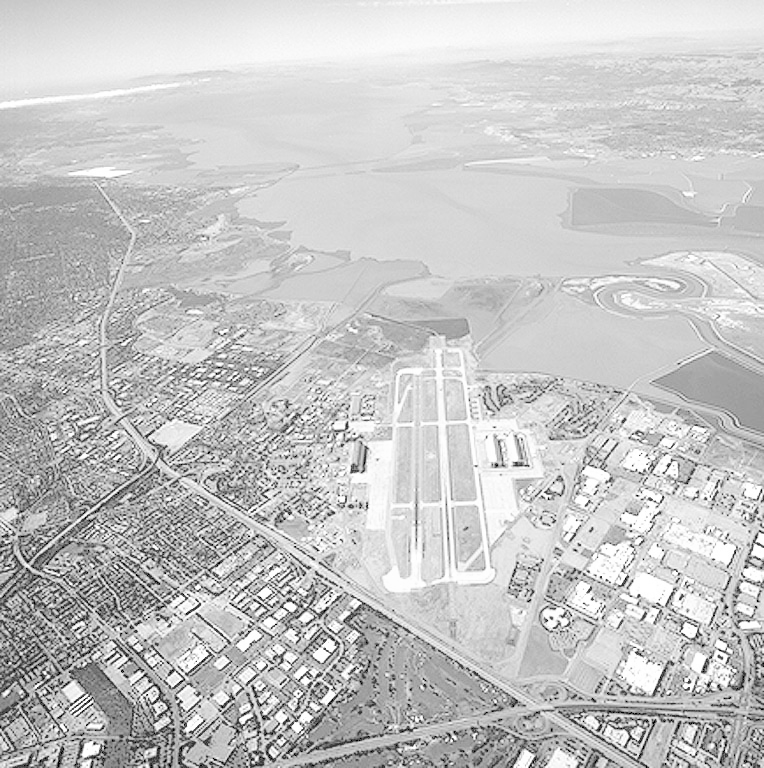
#> input picture Lista2/aerial_view.tif, 764 x 768 px, found by its file name
$ python cw5.py
#> lines starting #> are read from the running program, lines starting #| are printed output that depends on the picture
import cv2
import matplotlib.pyplot as plt
import numpy as np
from PIL import Image

def load_and_display_image(path):
#> called with path = 'Lista2/aerial_view.tif'
    img = Image.open(path)
#> img is the input picture: PIL image 764x768 L; min 0, max 255, mean 197.2
    plt.imshow(img)
    plt.title("Original Image")
    plt.axis("off")
    plt.show()

def plot_intensity(path, row, column):
#> called with path = 'Lista2/aerial_view.tif', row = 50, column = 250
    img_gray = Image.open(path).convert("L")
    arr = np.array(img_gray)

    plt.figure(figsize=(10, 10))
    title = "Image in Grayscale & Gray Intensity Plots"
    plt.suptitle(title)

    # increase the vertical gap between subplots:
    plt.subplots_adjust(hspace=0.7)

    plt.subplot(3, 1, 1)
    plt.imshow(img_gray, cmap="gray")
    plt.title("Image in Grayscale")
    plt.axis("off")

    plt.subplot(3, 1, 2)
    plt.plot(arr[row])
    plt.title(f"Horizontal Grayscale in row {row}")

    plt.subplot(3, 1, 3)
    plt.plot(arr[:, column])
    plt.title(f"Vertical Grayscale in column {column}")

    plt.show()
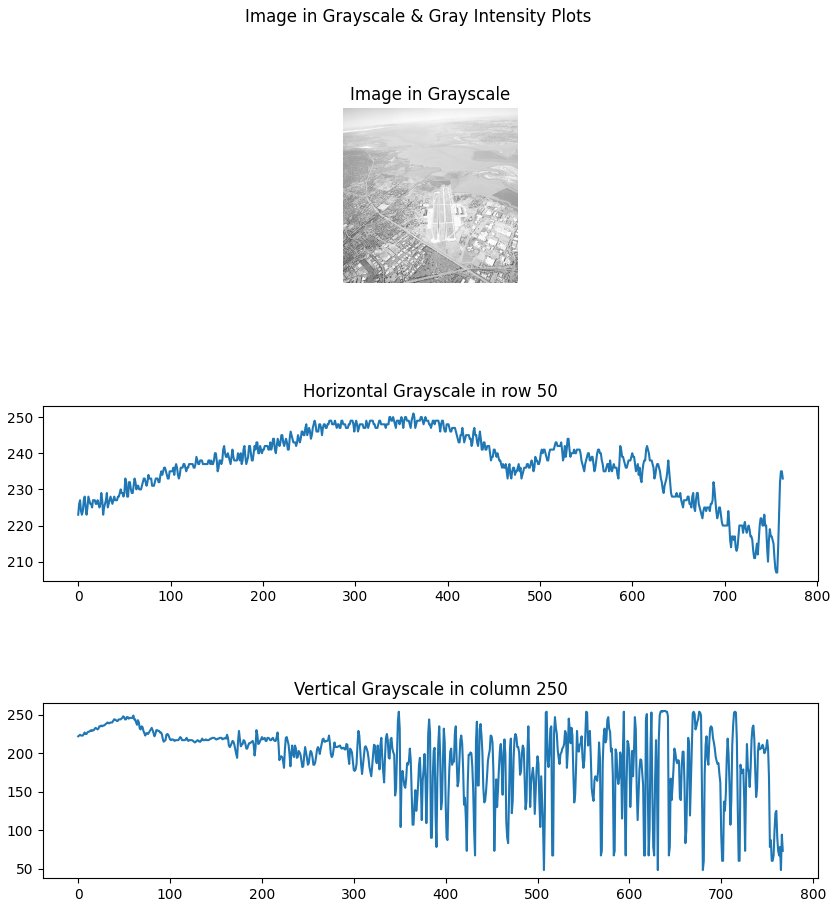
#> figure drawn by matplotlib, 3 panels; panel 2: curve peaks at x = 363, y = 251; panel 3: curve peaks at x = 635, y = 255


def crop_image(path, x1, y1, x2, y2):
#> called with path = 'Lista2/aerial_view.tif', x1 = 50, y1 = 50, x2 = 250, y2 = 250
    img_cropped = Image.open(path).crop((x1, y1, x2, y2))
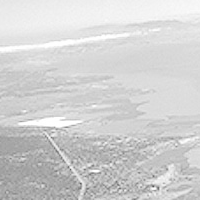
#> img_cropped: PIL image 200x200 L; min 87, max 255, mean 209.4
    plt.imshow(img_cropped)
    plt.title("Cropped Image")
    plt.axis("off")
    plt.show()


load_and_display_image("Lista2/aerial_view.tif")
plot_intensity("Lista2/aerial_view.tif", 50, 250)
crop_image("Lista2/aerial_view.tif", 50, 50, 250, 250)

$ run again, with Lista2/cboard_pepper_only.tif copied over Lista2/aerial_view.tif
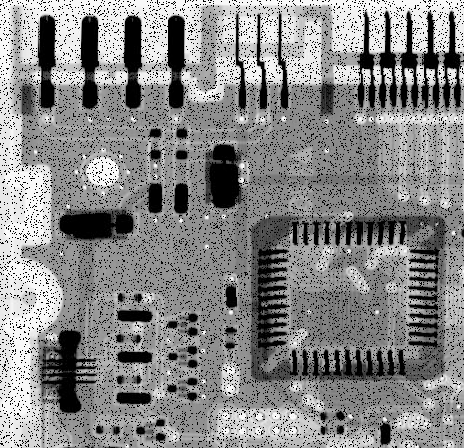
#> input picture Lista2/cboard_pepper_only.tif, 464 x 448 px, found by its file name
#> in load_and_display_image, img is the input picture: PIL image 464x448 L; min 0, max 255, mean 135.7
#> in plot_intensity, `plt.show()`:
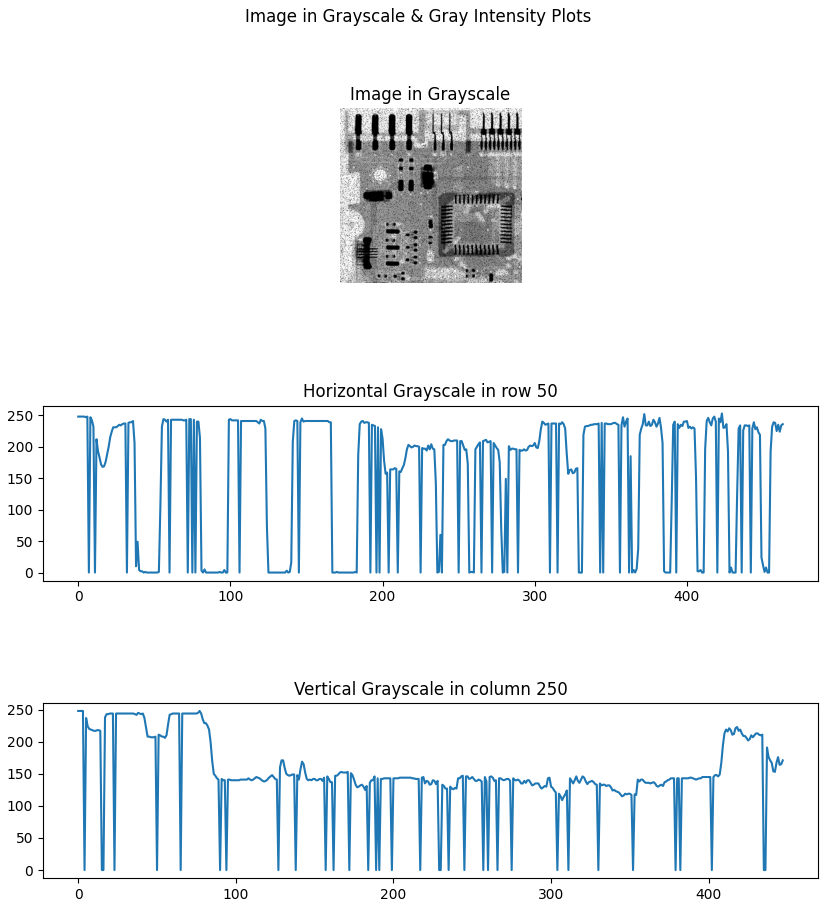
#> figure drawn by matplotlib, 3 panels; panel 2: curve peaks at x = 423, y = 253; panel 3: curve peaks at x = 0, y = 248
#> in crop_image, `img_cropped = Image.open(path).crop((x1, y1, x2, y2))`:
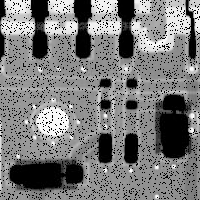
#> img_cropped: PIL image 200x200 L; min 0, max 255, mean 121.5
